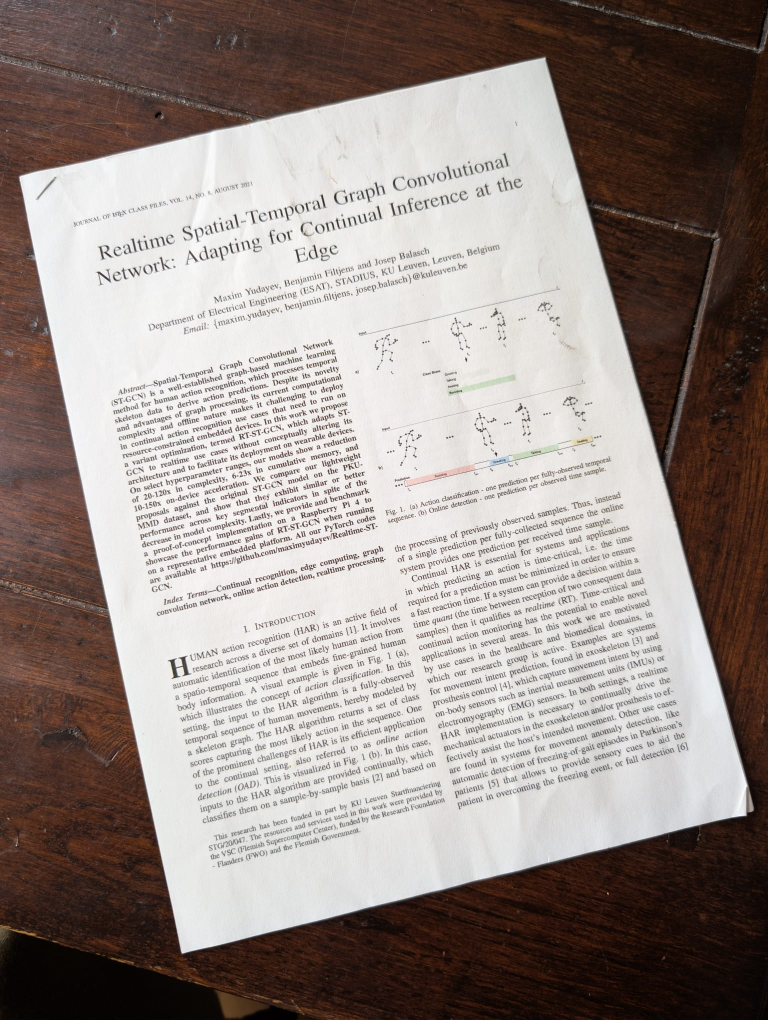
#> input picture CV_IP_Utils/inbound_pics/photo_doc_1.jpeg, 1536 x 2040 px (shown at 1/2 size)
$ python cv_classes.py
#> lines starting #> are read from the running program, lines starting #| are printed output that depends on the picture; after the words box and inside, x2 and y2 are one past the last pixel; in counts of white or black regions, pixels touching at a corner belong together
### custom_utils.py
import cv2
import numpy as np

from time import time

def imread_custom(image_path, options=cv2.IMREAD_UNCHANGED):
    """
    Read an image from a file path.
    Advantages:
        - Handles file paths with non-ASCII characters.
        - More robust than cv2.imread for certain file path issues.
        - Supports various image formats.
        - Returns images in BGR format as used by OpenCV.
        - Longer file paths are supported on Windows systems.
        - Can read images from network drives or special file systems.
        - Almost equivalent performance to cv2.imread.
    Args:
        image_path (str or Path): The path to the image file.
        options (int): The OpenCV image reading options.
    Returns:
        numpy.ndarray: The image as a NumPy array.
    """
    img_array = np.fromfile(str(image_path), dtype=np.uint8)

    # If file read failed, return None
    if img_array.size == 0:
        return None

    # Decode the array directly
    img = cv2.imdecode(img_array, options)
    return img

# [3 lines that do not run on import are left out]

### CV_IP_Utils/cv_classes.py
import os
import sys

import requests
ROOT_DIR = os.path.abspath(os.path.join(os.path.dirname(__file__), '..'))
if ROOT_DIR not in sys.path:
    sys.path.insert(0, ROOT_DIR)

import cv2
import numpy as np

from custom_utils import imread_custom

from ultralytics import YOLO

from PIL import Image

class Filters():
    """
    A class that applies various Instagram-like filters to images and videos using OpenCV.
    This class supports real-time video processing from a webcam or video file, as well as static image processing. It includes filters such as cartoon, cartoon stylization, pencil sketch, skin smoothing, and a fun sunglasses overlay. The class is designed to be flexible and efficient, with pre-loaded Haar Cascades for face and eye detection to optimize performance during video processing.
    Attributes:
        glasses_path (str): Path to the sunglasses image for the sunglasses filter.
        reflection_path (str): Path to the reflection image for the sunglasses filter.
        source (str or int): The source of the video stream or image. Can be a file path or an integer for webcam.
        width (int): Width of the video frames or loaded image.
        height (int): Height of the video frames or loaded image.
        face_cascade (cv2.CascadeClassifier): Haar Cascade for face detection.
        eye_cascade (cv2.CascadeClassifier): Haar Cascade for eye detection.
        glasses (numpy.ndarray): The loaded sunglasses image, if provided.
        reflection_img (numpy.ndarray): The loaded reflection image, if provided.
        is_image (bool): Flag to indicate if the source is an image or video.
        model: default is None, if True loads the YOLO model for face detection, otherwise uses Haar Cascades as a fallback.
    Methods:
        apply_cartoon_filter(frame): Applies a cartoon filter to the input frame.
        apply_cartoon_stylized_filter(frame): Applies a cartoon stylization filter to the input frame.
        apply_pencil_sketch_filter(frame): Applies a pencil sketch filter to the input frame.
        apply_skin_smoothing_filter(frame): Applies a skin smoothing filter to the input frame.
        _create_sunglasses_overlay(width, height): Creates a transparent sunglasses overlay programmatically if no sunglasses are provided.
        apply_sunglasses_filter(frame, reflection=False, transparency=0.5): Applies a sunglasses filter to the input frame.
        start_filters(filter, sigma_s, sigma_r, shade_factor, reflection=False, transparency=0.5): Starts the video stream or displays the image with the selected filter applied.
        selected_filter_action(filter_type, frame, sigma_s, sigma_r, shade_factor, reflection=False, transparency=0.5): Helper method to apply the selected filter based on the filter type.
        _download_yolo_model(): Downloads the YOLO model for face detection if it does not exist locally.

        face_detection(frame): Detects faces in the input frame using the YOLO model and returns bounding boxes.
        face_blurring_filter(frame): Applies a blurring filter to detected faces in the input frame.
        face_detection_Haar(frame): Detects faces using Haar Cascades (as a fallback if YOLO is not used).

    """
    # [359 lines left out: functions __init__, _download_yolo_model, face_detection_Haar, face_detection, face_blurring_filter, apply_cartoon_filter and 7 more, not called in this run]


# Blemish Removal
class Blemish():
    def __init__(self, image_path):
        self.image = imread_custom(image_path)

    # [23 lines left out: functions remove_seamlessly, remove_inpaint_blemish, not called in this run]

# Utility Class for Mouse Handling
class MouseHandler():
    """
    A utility class to handle mouse events for selecting points on an image.
    It allows users to click on an image to select points, which can be used for various
    applications such as manual corner selection for document scanning.
    The class supports a maximum number of points to be selected and provides visual
    feedback by drawing circles on the image at the selected points.
    It is designed to work with OpenCV windows and can be easily integrated into
    applications that require user interaction for point selection.
    """
    # [25 lines left out: functions __init__, mouse_callback, not called in this run]

class DocumentScanner():
    """
    A class that provides functionality to scan documents from images using OpenCV.
    It supports both automatic contour detection
    and manual corner selection through mouse interaction.
    The class includes methods for ordering points, performing perspective transformation,
    and post-processing the scanned image to enhance its appearance.
    It also allows saving the processed image as a PDF.
    """
    def __init__(self, image_path, manual_selection=False):
        self.image = imread_custom(image_path)
#> in imread_custom, img is the input picture: shape (2040, 1536, 3); mean B, G, R 136.6, 141.3, 152
        self.clone = self.image.copy()
        self.manual_selection = manual_selection
        if self.manual_selection:
            self.mouse_handler = MouseHandler("Manually Select Document Corners", self.clone, maxpoints=4)
        else:
            self.mouse_handler = None

    # [9 lines left out: function get_document_corners, not called in this run]

    def order_points(self, pts):
        rect = np.zeros((4, 2), dtype="float32")
        s = pts.sum(axis=1)
        rect[0] = pts[np.argmin(s)]
        rect[2] = pts[np.argmax(s)]
        diff = np.diff(pts, axis=1)
        rect[1] = pts[np.argmin(diff)]
        rect[3] = pts[np.argmax(diff)]
        return rect

    def contour_detection(self):
        # Downscale for faster/cleaner processing
        height, width = self.image.shape[:2]
        ratio = height / 800.0
        orig = self.image.copy()
        res_image = cv2.resize(self.image, (int(width / ratio), 800))

        # Strong Bilateral Filter (Removes text/noise while keeping paper edges)
        gray = cv2.cvtColor(res_image, cv2.COLOR_BGR2GRAY)
        filtered = cv2.bilateralFilter(gray, 9, 75, 75)

        # Morphological Gradient (Great for finding boundaries in low contrast)
        kernel = cv2.getStructuringElement(cv2.MORPH_RECT, (5, 5))
        gradient = cv2.morphologyEx(filtered, cv2.MORPH_GRADIENT, kernel)

        # Binary Threshold
        _, thresh = cv2.threshold(gradient, 0, 255, cv2.THRESH_BINARY + cv2.THRESH_OTSU)

        # Connect the lines (Closing)
        closed = cv2.morphologyEx(thresh, cv2.MORPH_CLOSE, kernel, iterations=2)

        # Find Contours
        cnts, _ = cv2.findContours(closed.copy(), cv2.RETR_LIST, cv2.CHAIN_APPROX_SIMPLE)
        cnts = sorted(cnts, key=cv2.contourArea, reverse=True)[:5]

        for c in cnts:
            # Use Convex Hull to ignore the paperclip and stacked pages
            hull = cv2.convexHull(c)
            peri = cv2.arcLength(hull, True)
            approx = cv2.approxPolyDP(hull, 0.02 * peri, True)

            if len(approx) == 4:
                # Scale coordinates back to original image size
                return (approx.reshape(4, 2) * ratio).astype("float32")

        return None

    def four_point_transform(self, pts):
        rect = self.order_points(pts)
        (tl, tr, br, bl) = rect
        widthA = np.linalg.norm(br - bl)
        widthB = np.linalg.norm(tr - tl)
        maxWidth = max(int(widthA), int(widthB))
        heightA = np.linalg.norm(tr - br)
        heightB = np.linalg.norm(tl - bl)
        maxHeight = max(int(heightA), int(heightB))
        dst = np.array([[0, 0], [maxWidth - 1, 0], [maxWidth - 1, maxHeight - 1], [0, maxHeight - 1]], dtype="float32")
        M = cv2.getPerspectiveTransform(rect, dst)
        warped = cv2.warpPerspective(self.image, M, (maxWidth, maxHeight))
        return warped

    def run_scanner(self, use_contour_detection=True):
        corners = None
        if self.manual_selection:
            use_contour_detection = False
        if use_contour_detection:
            corners = self.contour_detection()
#> in contour_detection, `gray = cv2.cvtColor(res_image, cv2.COLOR_BGR2GRAY)`:
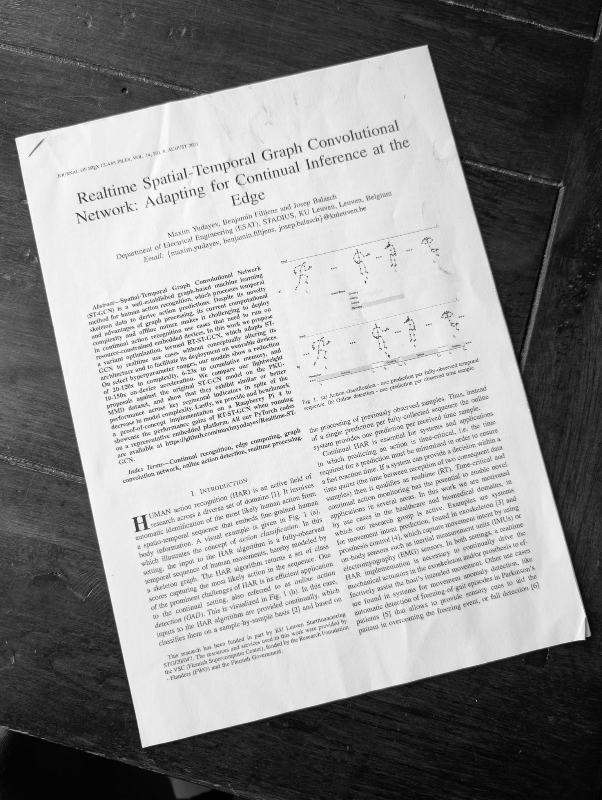
#> gray: shape (800, 602); min 0, max 254, mean 143.8
#> in contour_detection, `filtered = cv2.bilateralFilter(gray, 9, 75, 75)`:
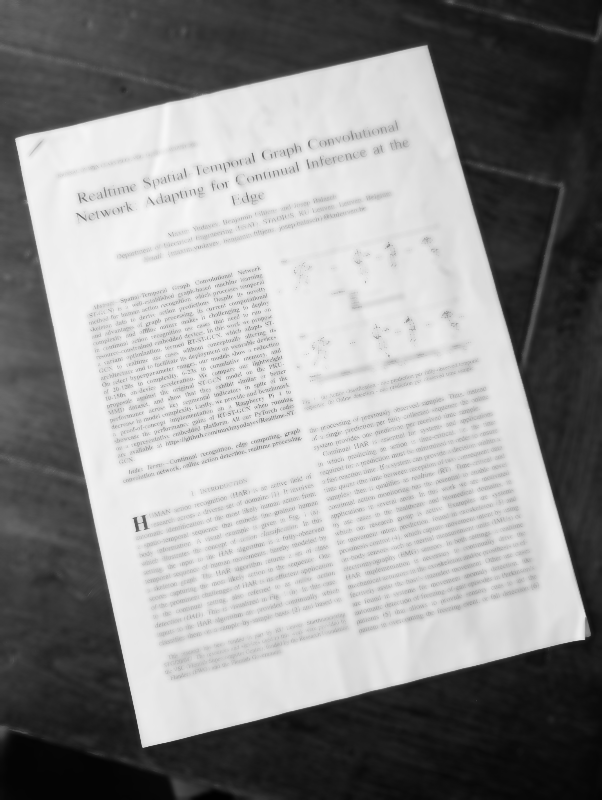
#> filtered: shape (800, 602); min 1, max 248, mean 144.7
#> in contour_detection, `gradient = cv2.morphologyEx(filtered, cv2.MORPH_GRADIENT, kernel)`:
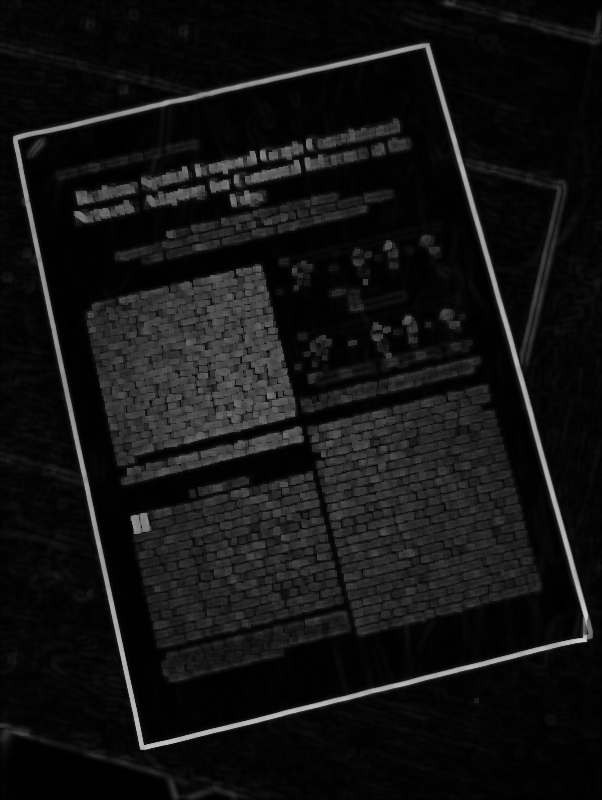
#> gradient: shape (800, 602); min 0, max 209, mean 18.7
#> in contour_detection, `_, thresh = cv2.threshold(gradient, 0, 255, cv2.THRESH_BINARY + cv2.TH..`:
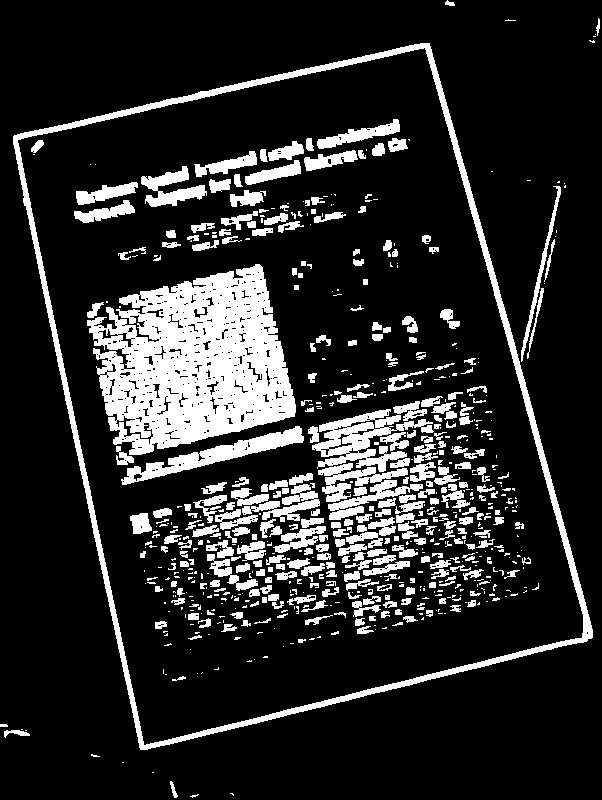
#> thresh: shape (800, 602); 16.6% white; 677 white regions (363 under 20 px), largest, box (x1, y1, x2, y2) and area: (87, 264, 296, 455) 25106, (13, 43, 593, 750) 12398, (312, 409, 434, 472) 3118
#> in contour_detection, `closed = cv2.morphologyEx(thresh, cv2.MORPH_CLOSE, kernel, iterations=2)`:
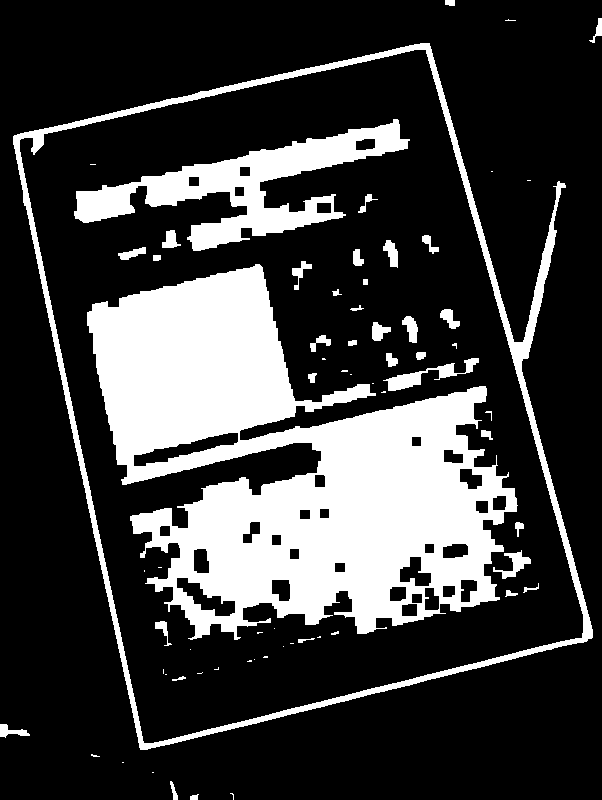
#> closed: shape (800, 602); 24.2% white; 67 white regions (29 under 20 px)
#> in contour_detection, `cnts, _ = cv2.findContours(closed.copy(), cv2.RETR_LIST, cv2.CHAIN_APP..`: cnts = 99 contours, 33 with area under 20; largest, box (x1, y1, x2, y2) and area: (13, 43, 593, 750) 281414, (19, 49, 584, 744) 269572, (87, 264, 518, 640) 88944, (74, 119, 410, 251) 13316, (133, 432, 239, 467) 1292
#> in contour_detection, `cnts = sorted(cnts, key=cv2.contourArea, reverse=True)[:5]`: cnts = 5 contours; box (x1, y1, x2, y2) and area: (13, 43, 593, 750) 281414, (19, 49, 584, 744) 269572, (87, 264, 518, 640) 88944, (74, 119, 410, 251) 13316, (133, 432, 239, 467) 1292
#> the loop in contour_detection, `for c in cnts:` made 2 passes
#> peri on pass 1: 2169
#> (peri, approx) on pass 2: (2094.2, [[425, 49], [582, 637], [144, 743], [19, 140]])
#> corners = [[1083.8, 124.9], [1484.1, 1624.3], [367.2, 1894.7], [48.45, 357]]
        # If auto-detection was skipped OR it failed to find 4 points
        if corners is None:
            # Initialize handler only when needed to save resources
            self.mouse_handler = MouseHandler("Manually Select Document Corners", self.clone, maxpoints=4)
            corners = self.get_document_corners()
        # Final check and transform
        if corners is not None and len(corners) == 4:
            # Ensure corners are a float32 numpy array for OpenCV
            pts = np.array(corners, dtype="float32")
#> pts has the same summary as corners
            return self.four_point_transform(pts)
#> in order_points, `s = pts.sum(axis=1)`: s = [1208.7, 3108.4, 2261.9, 405.5]
#> in order_points, `diff = np.diff(pts, axis=1)`: diff = [-958.8, 140.2, 1527.4, 308.5]
#> in four_point_transform, `rect = self.order_points(pts)`: rect = [[48.45, 357], [1083.8, 124.9], [1484.1, 1624.3], [367.2, 1894.7]]
#> in four_point_transform, `(tl, tr, br, bl) = rect`: tl = [48.45, 357]; tr = [1083.8, 124.9]; br = [1484.1, 1624.3]; bl = [367.2, 1894.7]
#> in four_point_transform, `widthA = np.linalg.norm(br - bl)`: widthA = 1149.1
#> in four_point_transform, `widthB = np.linalg.norm(tr - tl)`: widthB = 1061
#> in four_point_transform, `maxWidth = max(int(widthA), int(widthB))`: maxWidth = 1149
#> in four_point_transform, `heightA = np.linalg.norm(tr - br)`: heightA = 1551.9
#> in four_point_transform, `heightB = np.linalg.norm(tl - bl)`: heightB = 1570.3
#> in four_point_transform, `maxHeight = max(int(heightA), int(heightB))`: maxHeight = 1570
#> in four_point_transform, `dst = np.array([[0, 0], [maxWidth - 1, 0], [maxWidth - 1, maxHeight - ..`: dst = [[0, 0], [1148, 0], [1148, 1569], [0, 1569]]
#> in four_point_transform, `M = cv2.getPerspectiveTransform(rect, dst)`: M = [[1.07, -0.221, 27.3], [0.242, 1.08, -396.4], [1.1e-06, 5.53e-05, 1]]
#> in four_point_transform, `warped = cv2.warpPerspective(self.image, M, (maxWidth, maxHeight))`:
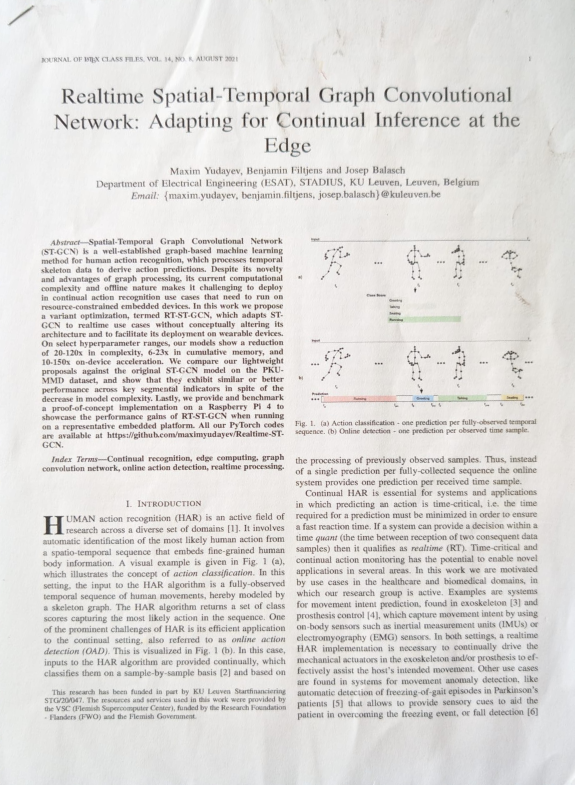
#> warped: shape (1570, 1149, 3) (shown at 1/2 size); mean B, G, R 217.6, 219.8, 222
        print("Scanning cancelled or failed.")
        return None

    def post_process_denoise(self, warped):
        """
        Refines the warped image to look like a clean, high-contrast scan.
        """
        # Convert to grayscale
        gray = cv2.cvtColor(warped, cv2.COLOR_BGR2GRAY)
#> gray: shape (1570, 1149)
        # Denoise to remove graininess while preserving edges
        denoised = cv2.fastNlMeansDenoising(gray, None, 10, 7, 21)
        # Apply Adaptive Thresholding for the 'B&W' scan effect
        # Block size (21) and C (11) are tuned for standard document text
        scan_look = cv2.adaptiveThreshold(
            denoised, 255, cv2.ADAPTIVE_THRESH_GAUSSIAN_C,
            cv2.THRESH_BINARY, 21, 11
        )
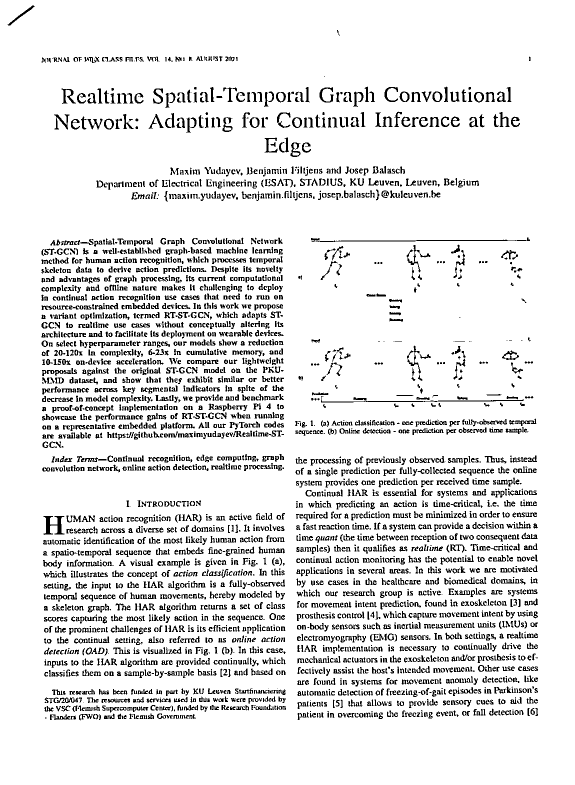
#> scan_look: shape (1570, 1149) (shown at 1/2 size); 89.6% white; black in thin lines or dots, all inside (x1, y1, x2, y2) = (15, 11, 1076, 1441)
        return scan_look

    def save_as_pdf(self, processed_image, filename):
        # Convert the image to RGB (from BGR) and save as PDF
#> called with filename = 'result_pics/scanned-processed_1.pdf'
        rgb_image = cv2.cvtColor(processed_image, cv2.COLOR_BGR2RGB)
        pil_image = Image.fromarray(rgb_image)
        pil_image.save(filename, "PDF", resolution=100.0)


class Tracker:
    """
    A class that combines YOLO object detection with OpenCV tracking to provide robust
    detection and tracking of objects (e.g., a soccer ball) in video frames.
    The class initializes the YOLO model for detection and uses OpenCV trackers for
    efficient tracking between detections. It includes logic to periodically re-detect
    the object to prevent tracker drift and handles both detection and tracking states
    with visual feedback through bounding box colors.
    """
    # [8 lines left out: function __init__, not called in this run]

    def get_classes(self):
        return self.model.names

    # [54 lines left out: functions get_tracker, detect_and_track, not called in this run]


if __name__ == '__main__':
    inbound_path = "inbound_pics"
    outbound_path = "result_pics"

    # [24 lines of commented-out code are left out]
    image_path = inbound_path + "/photo_doc_1.jpeg"  # Replace with your document image path
    output_path = outbound_path + "/scanned-processed_1.pdf"  # Output path for the scanned image
    scanner = DocumentScanner(image_path, manual_selection=False)  # Set to True to enable manual corner selection if auto-detection fails

    # Run the detection and transformation
    warped = scanner.run_scanner()

    if warped is not None:
        warped = scanner.post_process_denoise(warped)
        cv2.namedWindow("Final Scanned Document", cv2.WINDOW_NORMAL)
        cv2.resizeWindow("Final Scanned Document", 600, 800)
        cv2.imshow("Final Scanned Document", warped)

        # Save to disk
        if output_path.lower().endswith('.pdf'):
            scanner.save_as_pdf(warped, output_path)
            print(f"Scanned document saved as PDF at: {output_path}")
        else:
            cv2.imwrite(output_path, warped)
            print(f"Scanned document saved as image at: {output_path}")

        print("Press any key to close the window.")
        cv2.waitKey(0)
        cv2.destroyAllWindows()
    else:
        print("Scanner failed to produce an image.")

    # [23 lines of commented-out code are left out]
